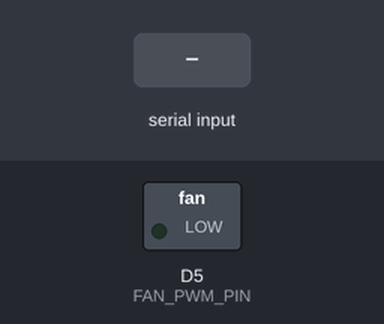
Bench run of a sketch on a simulated Arduino Zero (SAMD21). On the bench: switched loads named in the sketch (green lamp = pin HIGH). The inputs (shaded band) are chosen by the test bench. What the sketch prints to the serial monitor is not drawn.

Above: at 1.2 s.
1.3 s: "90,45\n" received over Serial
At 2.3 s:
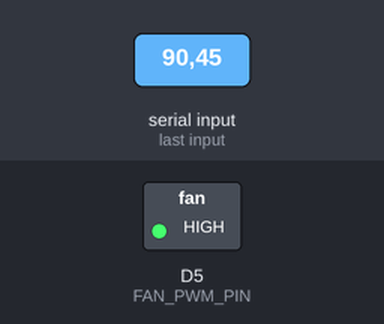
2.8 s: "30,150\n" received over Serial
At 3.5 s:
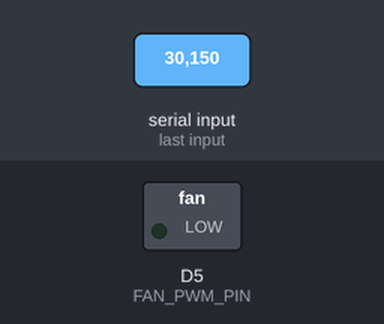
4.3 s: "90\n" received over Serial
At 4.7 s:
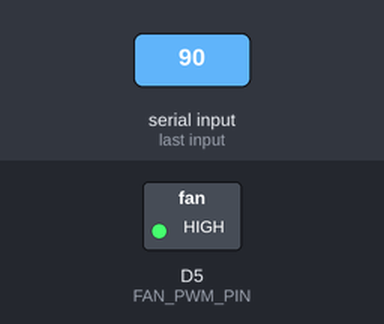
Timing chart, 0 to 7.3 s (numbered marks = the images above; inputs shaded):
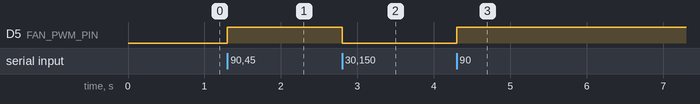

Measured:
- after the input at 1.3 s, D5 (FAN_PWM_PIN): LOW → HIGH at once
- after the input at 2.8 s, D5 (FAN_PWM_PIN): HIGH → LOW at once
- after the input at 4.3 s, D5 (FAN_PWM_PIN): LOW → HIGH at once

The sketch:

USB_PWM_Fan_Controller.ino
```cpp
//------------------------------------------------------------------------------------------------
// RPi Smart Still Controller | (CopyLeft) 2024-Present | Larry Athey (https://panhandleponics.com)
//
// This may or may not be needed/wanted, depending on your build. All of the PWM capable pins of
// the Pi GPIO bus are used by the hat. If you want a variable speed cooling fan that follows the
// CPU temperature, this will need to be done via USB.
//
// Some people are fine with the CPU fan running full speed all the time and can safely connect
// the fan to the 5 volt or 12 volt supply lines. I prefer a ball bearing 5 volt fan that adjusts
// its speed as needed depending on the CPU temperature.
//
// No printed circuit board needed, just clip the fan's negative wire somewhere in the middle and
// insert a 2N3904 transistor and a 1K resistor (as detailed below) then heat strink it. Your fan
// now has 3 wires instead od 2, and the extra wire connects to pin 5 of the tiny little MCU.
//
//------------------------------------------------------------------------------------------------
// USB interfaced PWM fan controller
// MCU target: Seeed Studio XIAO SAMD21
// Receives CPU temperature (as plain text number + newline, e.g. "42" or "55.3")
// Drives a 5V fan via 2N3904 NPN transistor (base through 1K resistor)
//
// Wiring abstract:
// - XIAO 5V or USB powered
// - Fan +5V to your 5V rail
// - Fan GND to collector of 2N3904
// - Emitter of 2N3904 to GND
// - MCU pin -> 1K resistor -> base of 2N3904
//
// Upload this sketch to the XIAO (select "Seeed XIAO" board in Arduino IDE)
//
// Below is a bash script that you can launch with /etc/rc.local as a detached process. RPi Smart
// Still expects this script to be found at /usr/local/bin/fanctrl.sh
/*
#!/bin/bash
# Simple loop that checks CPU temp every 5 seconds and sends it to the fan controller
while true; do
  if [ -f /tmp/fan0 ]; then # Fan off
    echo "35" > /dev/ttyACM0
  elif [ -f /tmp/fan100 ]; then # Fan on 100%
    echo "60" > /dev/ttyACM0
  else # Fan speed controlled based on CPU temperature
    TEMP=$(cat /sys/class/thermal/thermal_zone0/temp | awk '{print $1/1000}')
    echo "$TEMP" > /dev/ttyACM0
  fi
  sleep 5
done
*/
//------------------------------------------------------------------------------------------------
const int FAN_PWM_PIN = 5;        // Change if necessary. PWM-capable pins on XIAO SAMD21: 0,1,3,4,5,6,8,9,10,11,12,13
const float MIN_TEMP = 40.0;      // Below this temp = fan off (0%)
const float MAX_TEMP = 55.0;      // At or above this temp = fan 100%
const unsigned long SERIAL_TIMEOUT = 100; // ms to wait for full line (safety)

float currentTemp = 0.0;
unsigned long lastUpdate = 0;
//------------------------------------------------------------------------------------------------
void setup() {
  pinMode(FAN_PWM_PIN,OUTPUT);
  analogWriteResolution(8);
  analogWrite(FAN_PWM_PIN,0);

  Serial.begin(115200);
  while (! Serial); // Wait for USB serial to connect

  Serial.println("USB PWM Fan Controller ready");
  Serial.println("Send temperature as a number followed by newline, e.g. echo \"42\" > /dev/ttyACM0");
}
//------------------------------------------------------------------------------------------------
void updateFan() {
  int pwmValue = 0;

  if (currentTemp >= MAX_TEMP) {
    pwmValue = 255;
  } else if (currentTemp <= MIN_TEMP) {
    pwmValue = 0;
  } else {
    float range = MAX_TEMP - MIN_TEMP;
    float normalized = (currentTemp - MIN_TEMP) / range;
    pwmValue = (int)(normalized * 255.0);
  }

  analogWrite(FAN_PWM_PIN,pwmValue);

  Serial.print("Temp: ");
  Serial.print(currentTemp);
  Serial.print("°C → PWM: ");
  Serial.println(pwmValue);
}
//------------------------------------------------------------------------------------------------
void loop() {
  // Read complete lines from serial (non-blocking)
  if (Serial.available()) {
    String input = Serial.readStringUntil('\n');
    input.trim();

    if (input.length() > 0) {
      float temp = input.toFloat();

      if (temp > 0.0 && temp < 120.0) { // reasonable CPU temp range
        currentTemp = temp;
        updateFan();
      } else {
        Serial.println("Invalid temp");
      }
    }
  }

  // Force an update every 10 seconds even if no new data is received (keeps the fan running smoothly)
  if (millis() - lastUpdate > 10000) {
    updateFan();
    lastUpdate = millis();
  }
}
//------------------------------------------------------------------------------------------------
```
